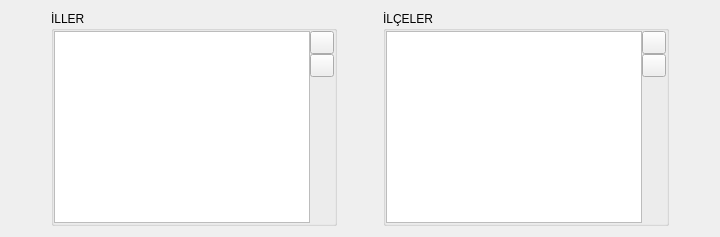
      <widget class="QWidget" name="tab_adres_sabitleri">
       <attribute name="title">
        <string>İl-İlçeler</string>
       </attribute>
       <layout class="QGridLayout" name="gridLayout_3">
        <item row="0" column="1">
         <widget class="QGroupBox" name="grp_iller">
          <property name="title">
           <string>İLLER</string>
          </property>
          <layout class="QHBoxLayout" name="horizontalLayout_6" stretch="0,0">
           <property name="spacing">
            <number>0</number>
           </property>
           <property name="leftMargin">
            <number>0</number>
           </property>
           <property name="topMargin">
            <number>0</number>
           </property>
           <property name="rightMargin">
            <number>0</number>
           </property>
           <property name="bottomMargin">
            <number>0</number>
           </property>
           <item>
            <widget class="QListWidget" name="list_iller">
             <property name="styleSheet">
              <string notr="true">
QListWidget {
    outline: 0; /* Seçim çerçevesini kaldırır */
    border: 1px solid #bcbcbc; /* Dış çerçeve */
}

QListWidget::item {
    border-bottom: 1px solid #d1d1d1; /* İŞTE BU: Satırları bölen belirgin çizgi */
}</string>
             </property>
            </widget>
           </item>
           <item>
            <layout class="QVBoxLayout" name="verticalLayout_5">
             <property name="spacing">
              <number>0</number>
             </property>
             <item>
              <widget class="QToolButton" name="btn_ekle_iller">
               <property name="text">
                <string/>
               </property>
               <property name="icon">
                <iconset resource="../icons/resource.qrc">
                 <normaloff>:/simgeler/ekle.ico</normaloff>:/simgeler/ekle.ico</iconset>
               </property>
              </widget>
             </item>
             <item>
              <widget class="QToolButton" name="btn_sil_iller">
               <property name="text">
                <string/>
               </property>
               <property name="icon">
                <iconset resource="../icons/resource.qrc">
                 <normaloff>:/simgeler/remove.ico</normaloff>:/simgeler/remove.ico</iconset>
               </property>
              </widget>
             </item>
             <item>
              <spacer name="verticalSpacer_5">
               <property name="orientation">
                <enum>Qt::Orientation::Vertical</enum>
               </property>
               <property name="sizeHint" stdset="0">
                <size>
                 <width>20</width>
                 <height>40</height>
                </size>
               </property>
              </spacer>
             </item>
            </layout>
           </item>
          </layout>
         </widget>
        </item>
        <item row="0" column="3">
         <widget class="QGroupBox" name="grp_ilceler">
          <property name="styleSheet">
           <string notr="true"/>
          </property>
          <property name="title">
           <string>İLÇELER</string>
          </property>
          <layout class="QHBoxLayout" name="horizontalLayout_7" stretch="0,0">
           <property name="spacing">
            <number>0</number>
           </property>
           <property name="leftMargin">
            <number>0</number>
           </property>
           <property name="topMargin">
            <number>0</number>
           </property>
           <property name="rightMargin">
            <number>0</number>
           </property>
           <property name="bottomMargin">
            <number>0</number>
           </property>
           <item>
            <widget class="QListWidget" name="list_ilceler">
             <property name="styleSheet">
              <string notr="true">QListWidget {
    outline: 0; /* Seçim çerçevesini kaldırır */
    border: 1px solid #bcbcbc; /* Dış çerçeve */
}

QListWidget::item {
    border-bottom: 1px solid #d1d1d1; /* İŞTE BU: Satırları bölen belirgin çizgi */
}</string>
             </property>
            </widget>
           </item>
           <item>
            <layout class="QVBoxLayout" name="verticalLayout_6">
             <property name="spacing">
              <number>0</number>
             </property>
             <item>
              <widget class="QToolButton" name="btn_ekle_ilceler">
               <property name="text">
                <string/>
               </property>
               <property name="icon">
                <iconset resource="../icons/resource.qrc">
                 <normaloff>:/simgeler/ekle.ico</normaloff>:/simgeler/ekle.ico</iconset>
               </property>
              </widget>
             </item>
             <item>
              <widget class="QToolButton" name="btn_sil_ilceler">
               <property name="text">
                <string/>
               </property>
               <property name="icon">
                <iconset resource="../icons/resource.qrc">
                 <normaloff>:/simgeler/remove.ico</normaloff>:/simgeler/remove.ico</iconset>
               </property>
              </widget>
             </item>
             <item>
              <spacer name="verticalSpacer_6">
               <property name="orientation">
                <enum>Qt::Orientation::Vertical</enum>
               </property>
               <property name="sizeHint" stdset="0">
                <size>
                 <width>20</width>
                 <height>40</height>
                </size>
               </property>
              </spacer>
             </item>
            </layout>
           </item>
          </layout>
         </widget>
        </item>
        <item row="0" column="2">
         <spacer name="horizontalSpacer_3">
          <property name="orientation">
           <enum>Qt::Orientation::Horizontal</enum>
          </property>
          <property name="sizeHint" stdset="0">
           <size>
            <width>40</width>
            <height>20</height>
           </size>
          </property>
         </spacer>
        </item>
        <item row="0" column="4">
         <spacer name="horizontalSpacer_4">
          <property name="orientation">
           <enum>Qt::Orientation::Horizontal</enum>
          </property>
          <property name="sizeHint" stdset="0">
           <size>
            <width>40</width>
            <height>20</height>
           </size>
          </property>
         </spacer>
        </item>
        <item row="0" column="0">
         <spacer name="horizontalSpacer_5">
          <property name="orientation">
           <enum>Qt::Orientation::Horizontal</enum>
          </property>
          <property name="sizeHint" stdset="0">
           <size>
            <width>40</width>
            <height>20</height>
           </size>
          </property>
         </spacer>
        </item>
       </layout>
      </widget>
